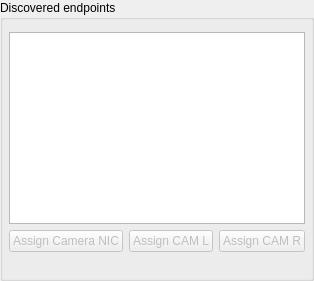
<?xml version='1.0' encoding='utf-8'?>
<ui version="4.0">
 <class>cameraCandidates</class>
 <widget class="QGroupBox" name="cameraCandidates">
  <property name="title">
   <string>Discovered endpoints</string>
  </property>
  <layout class="QVBoxLayout" name="cameraCandidatesLayout">
   <item>
    <widget class="QWidget" name="discoveryHost">
     <layout class="QVBoxLayout" name="discoveryLayout">
      <property name="leftMargin">
       <number>0</number>
      </property>
      <property name="topMargin">
       <number>0</number>
      </property>
      <property name="rightMargin">
       <number>0</number>
      </property>
      <property name="bottomMargin">
       <number>0</number>
      </property>
     </layout>
    </widget>
   </item>
   <item>
    <widget class="QTableView" name="table">
     <property name="editTriggers">
      <enum>QAbstractItemView::NoEditTriggers</enum>
     </property>
     <property name="selectionBehavior">
      <enum>QAbstractItemView::SelectRows</enum>
     </property>
     <property name="selectionMode">
      <enum>QAbstractItemView::SingleSelection</enum>
     </property>
     <property name="maximumHeight">
      <number>120</number>
     </property>
     <attribute name="verticalHeaderVisible">
      <bool>false</bool>
     </attribute>
     <attribute name="horizontalHeaderStretchLastSection">
      <bool>true</bool>
     </attribute>
    </widget>
   </item>
   <item>
    <widget class="QWidget" name="actions">
     <layout class="QHBoxLayout" name="actionsLayout">
      <item>
       <widget class="QPushButton" name="nic">
        <property name="text">
         <string>Assign Camera NIC</string>
        </property>
        <property name="enabled">
         <bool>false</bool>
        </property>
       </widget>
      </item>
      <item>
       <widget class="QPushButton" name="left">
        <property name="text">
         <string>Assign CAM L</string>
        </property>
        <property name="enabled">
         <bool>false</bool>
        </property>
       </widget>
      </item>
      <item>
       <widget class="QPushButton" name="right">
        <property name="text">
         <string>Assign CAM R</string>
        </property>
        <property name="enabled">
         <bool>false</bool>
        </property>
       </widget>
      </item>
      <property name="leftMargin">
       <number>0</number>
      </property>
      <property name="topMargin">
       <number>0</number>
      </property>
      <property name="rightMargin">
       <number>0</number>
      </property>
      <property name="bottomMargin">
       <number>0</number>
      </property>
     </layout>
    </widget>
   </item>
   <item>
    <widget class="QLabel" name="feedback">
     <property name="text">
      <string />
     </property>
     <property name="wordWrap">
      <bool>true</bool>
     </property>
    </widget>
   </item>
   <property name="leftMargin">
    <number>6</number>
   </property>
   <property name="topMargin">
    <number>6</number>
   </property>
   <property name="rightMargin">
    <number>6</number>
   </property>
   <property name="bottomMargin">
    <number>6</number>
   </property>
  </layout>
 </widget>
 <resources />
 <connections />
</ui>
